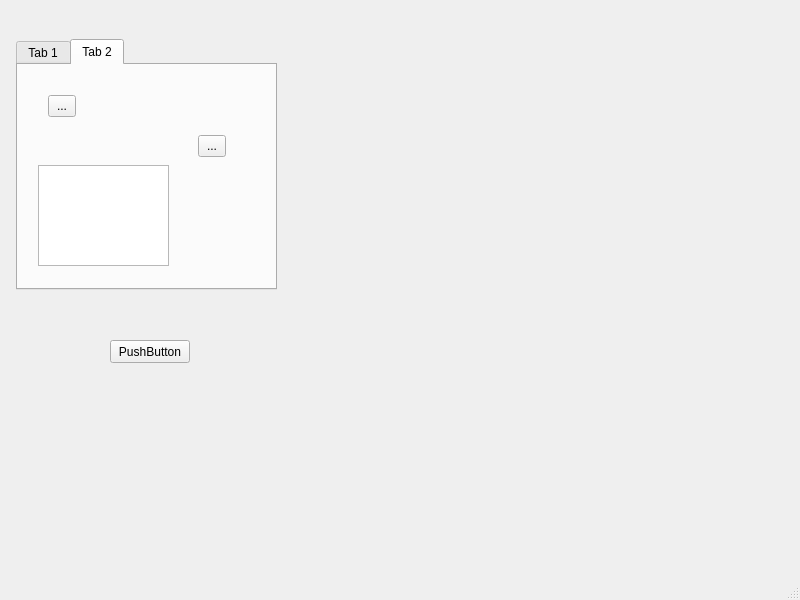
<?xml version="1.0" encoding="UTF-8"?>
<ui version="4.0">
 <class>MainWindow</class>
 <widget class="QMainWindow" name="MainWindow">
  <property name="geometry">
   <rect>
    <x>0</x>
    <y>0</y>
    <width>800</width>
    <height>600</height>
   </rect>
  </property>
  <property name="windowTitle">
   <string>MainWindow</string>
  </property>
  <widget class="QWidget" name="centralwidget">
   <widget class="QPushButton" name="pushButton">
    <property name="geometry">
     <rect>
      <x>110</x>
      <y>340</y>
      <width>80</width>
      <height>23</height>
     </rect>
    </property>
    <property name="text">
     <string>PushButton</string>
    </property>
   </widget>
   <widget class="QTabWidget" name="tabWidget">
    <property name="geometry">
     <rect>
      <x>16</x>
      <y>39</y>
      <width>261</width>
      <height>251</height>
     </rect>
    </property>
    <property name="currentIndex">
     <number>1</number>
    </property>
    <widget class="QWidget" name="tab">
     <attribute name="title">
      <string>Tab 1</string>
     </attribute>
     <widget class="QCheckBox" name="checkBox">
      <property name="geometry">
       <rect>
        <x>10</x>
        <y>20</y>
        <width>85</width>
        <height>21</height>
       </rect>
      </property>
      <property name="text">
       <string>CheckBox</string>
      </property>
     </widget>
    </widget>
    <widget class="QWidget" name="tab_2">
     <attribute name="title">
      <string>Tab 2</string>
     </attribute>
     <widget class="QToolButton" name="toolButton">
      <property name="geometry">
       <rect>
        <x>30</x>
        <y>30</y>
        <width>28</width>
        <height>22</height>
       </rect>
      </property>
      <property name="text">
       <string>...</string>
      </property>
     </widget>
     <widget class="QToolButton" name="toolButton_2">
      <property name="geometry">
       <rect>
        <x>180</x>
        <y>70</y>
        <width>28</width>
        <height>22</height>
       </rect>
      </property>
      <property name="text">
       <string>...</string>
      </property>
     </widget>
     <widget class="QListView" name="listView">
      <property name="geometry">
       <rect>
        <x>20</x>
        <y>100</y>
        <width>131</width>
        <height>101</height>
       </rect>
      </property>
     </widget>
    </widget>
   </widget>
  </widget>
  <widget class="QMenuBar" name="menubar">
   <property name="geometry">
    <rect>
     <x>0</x>
     <y>0</y>
     <width>800</width>
     <height>20</height>
    </rect>
   </property>
  </widget>
  <widget class="QStatusBar" name="statusbar"/>
 </widget>
 <resources/>
 <connections/>
</ui>
